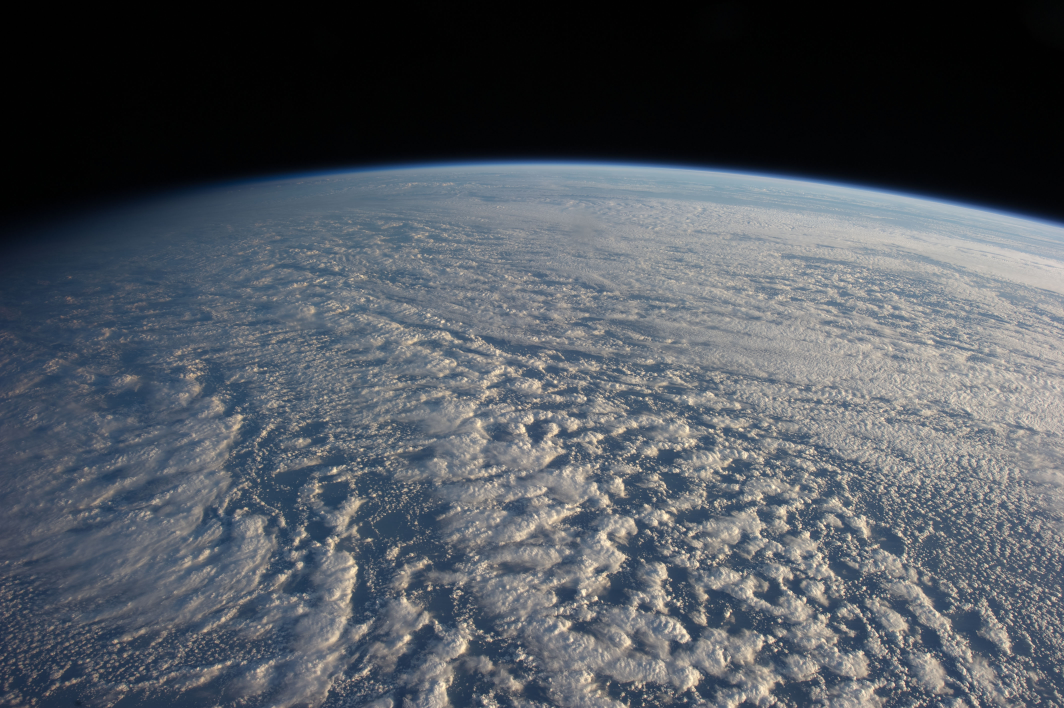
//> input picture horizon1.jpg, 4256 x 2832 px (shown at 1/4 size)
$ ./Horizon   (built with g++ and OpenCV 4)
//> lines starting //> are read from the running program, lines starting //| are printed output that depends on the picture; after the words box and inside, x2 and y2 are one past the last pixel; in counts of white or black regions, pixels touching at a corner belong together
/*
  COMP27112 - EX4
  Horizon Detection

  by Matt Walton, c10360mw
*/

#include <stdio.h>
#include <math.h>
#include <opencv2/core/core.hpp>
#include <opencv2/highgui/highgui.hpp>

#include <opencv2/imgproc/imgproc.hpp>
#include "Functions.hpp" // just move these to another file


cv::Mat orig_image, grey_image, edge_image, hough_image, horizon_image;
static int blur = 25;
static int canny_min = 50;
static int canny_max = 125;

static double max_size = 800;

static double rho = 2;
static double theta = CV_PI/180;
static int threshold = 53;
static int minLen = 100;
static int maxGap = 10;

void draw_horizon(cv::vector<cv::Point> points)
{
  // fit a quadratic polynomial to it
  cv::vector<double> coeffs = fitPoly(points, 2);

  // draw our predicted horizon
  // going to go across the screen with jumps of 5
  horizon_image = orig_image.clone();

  for (int x=0; x<horizon_image.cols; x+=2)
  {
    cv::circle(horizon_image, pointAtX(coeffs, x), 2, cv::Scalar(0, 255, 0));
  }

  imshow("horizon_image", horizon_image);
}

void hough(int pos, void*)
{
  cv::vector<cv::Vec4i> lines;
  cv::HoughLinesP(edge_image, lines, rho, theta, threshold, minLen, maxGap);

  hough_image = orig_image.clone();

  // filter vertical lines

  printf("Number of lines: %d\n", lines.size());

  for (int i=0; i<lines.size(); i++)
  {
    cv::Vec4i l = lines[i];
    if (abs(l[3] - l[1]) > abs(l[2] - l[0]))
    {
      lines.erase(lines.begin() + i);
    }
  }

  // draw lines & create vector of points
  cv::vector<cv::Point> points;

  for (int i=0; i<lines.size(); i++)
  {
    cv::Vec4i l = lines[i];
    cv::Point p1 = cv::Point(l[0], l[1]);
    cv::Point p2 = cv::Point(l[2], l[3]);

    cv::line(hough_image, p1, p2, cv::Scalar(0, 0, 255), 2, CV_AA);
    points.push_back(p1);
    points.push_back(p2);
  }

  imshow("hough_image", hough_image);

  draw_horizon(points);
}

void edge_detect(int, void*)
{
  // make sure we have a valid blur
  if (blur % 2 == 0)
    blur++;

  // blur
  cv::GaussianBlur(grey_image, edge_image, cv::Size(blur, blur), 0);
  cv::Canny(edge_image, edge_image, canny_min, canny_max);
  cv::imshow("edge_image", edge_image);

  // hough transformation


  hough(0, NULL);

}

int main(int argc, char** argv)
{
  char* imageName = "horizon1.jpg";
  if (argc > 1)
    imageName = argv[1];

  if (argc > 3)
  {
    canny_min = atoi(argv[2]);
    canny_max = atoi(argv[3]);
  }

  printf("OpenCV version: %d.%d\n", CV_MAJOR_VERSION, CV_MINOR_VERSION);

  printf("ang: %lf\n", (double)atan2(9, 10));
  // load and convert to grayscale
  orig_image = cv::imread(imageName, CV_LOAD_IMAGE_COLOR);
//> orig_image is the input picture: 2832 rows x 4256 cols, CV_8UC3; mean B, G, R 93.5, 86.6, 81.2


  if (orig_image.data == NULL)
    printf("Failed to load %s!\n", imageName);
  else
  {
    // rescale image

    double scale = 1.0;

    if (orig_image.cols > orig_image.rows)
    {
      if (orig_image.cols > max_size)
        scale = max_size / (double)orig_image.cols;
//> scale = 0.188
    }
    else
      if (orig_image.rows > max_size)
      {
        scale = max_size / (double)orig_image.rows;
      }

    cv::resize(orig_image, orig_image, cv::Size(0, 0), scale, scale);
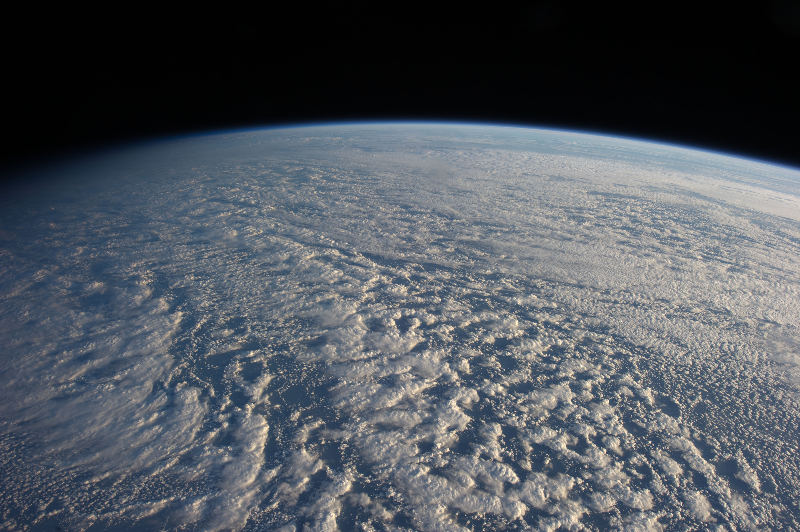
//> orig_image: 532 rows x 800 cols, CV_8UC3; mean B, G, R 93.4, 86.5, 81.1

    cv::cvtColor(orig_image, grey_image, CV_BGR2GRAY);
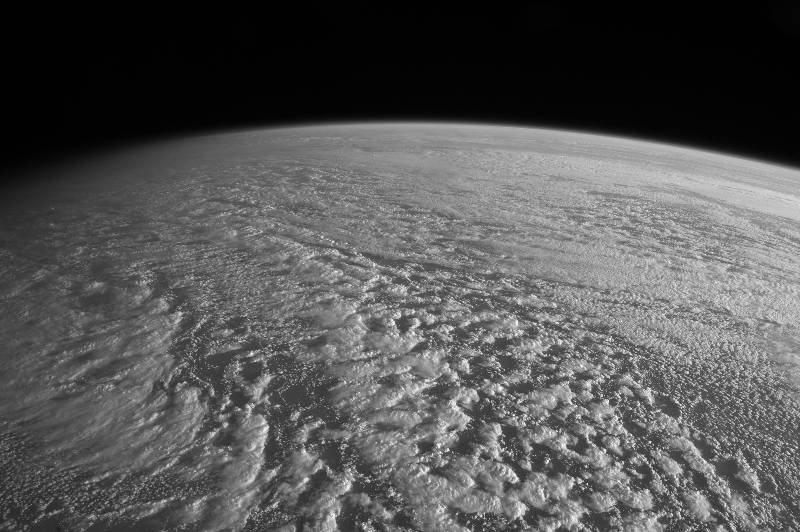
//> grey_image: 532 rows x 800 cols, CV_8UC1; min 0, max 251, mean 85.6

    cv::namedWindow("original_image", CV_WINDOW_AUTOSIZE);
    cv::imshow("original_image", orig_image);

    cv::namedWindow("edge_image", CV_WINDOW_AUTOSIZE);
    cv::createTrackbar("blur", "edge_image", &blur, 51, &edge_detect, NULL);
    cv::createTrackbar("canny_min", "edge_image", &canny_min, 200, &edge_detect, NULL);
    cv::createTrackbar("canny_max", "edge_image", &canny_max, 200, &edge_detect, NULL);

    cv::namedWindow("hough_image", CV_WINDOW_AUTOSIZE);

    cv::createTrackbar("threshold", "hough_image", &threshold, 200, &hough, NULL);
    cv::createTrackbar("minLen", "hough_image", &minLen, 300, &hough, NULL);
    cv::createTrackbar("maxGap", "hough_image", &maxGap, 300, &hough, NULL);


    cv::namedWindow("horizon_image", CV_WINDOW_AUTOSIZE);

    edge_detect(0, NULL);
//> in edge_detect, `cv::GaussianBlur(grey_image, edge_image, cv::Size(blur, blur), 0);`:
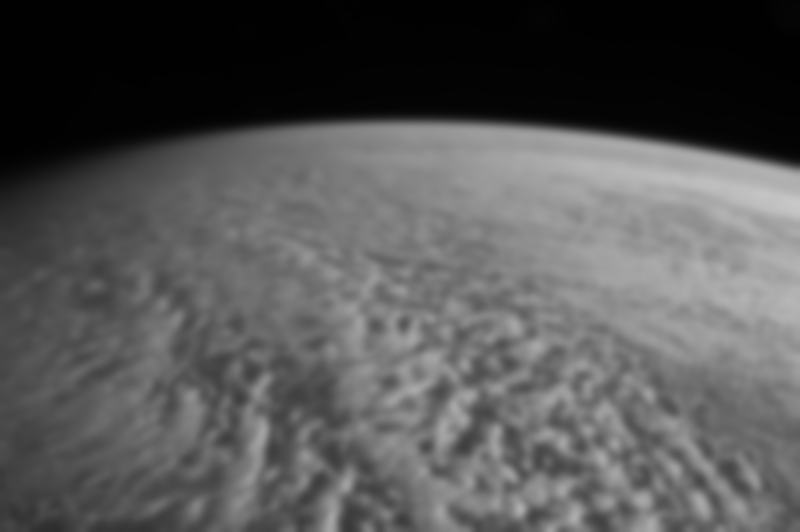
//> edge_image: 532 rows x 800 cols, CV_8UC1; min 1, max 200, mean 85.6
//> in edge_detect, `cv::Canny(edge_image, edge_image, canny_min, canny_max);`:
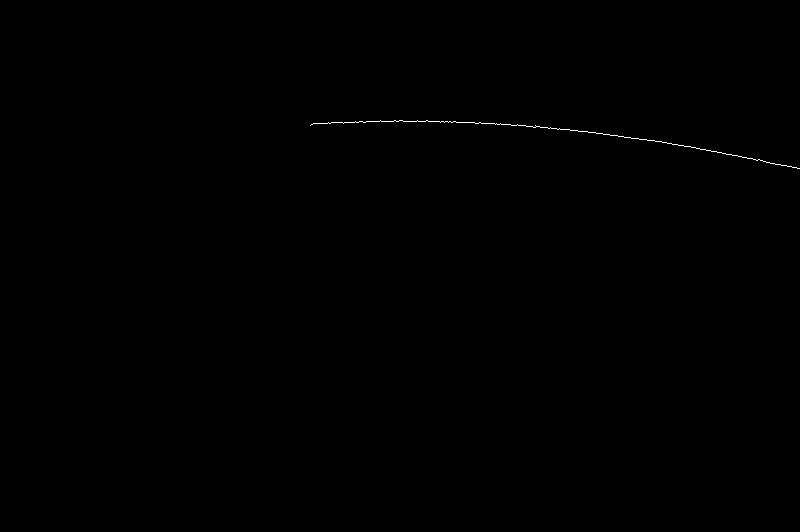
//> edge_image: 532 rows x 800 cols, CV_8UC1; 0.12% white in thin lines or dots, all inside (x1, y1, x2, y2) = (310, 120, 800, 169)
//> in hough, `cv::HoughLinesP(edge_image, lines, rho, theta, threshold, minLen, maxG..`: lines = 2 lines (x1, y1, x2, y2): [417, 120, 550, 127], [652, 140, 799, 168]
//| Number of lines: 2
//> the loop in hough, `for (int i=0; i<lines.size(); i++)` made 2 passes
//> the loop in hough, `for (int i=0; i<lines.size(); i++)` made 2 passes
//> after the loop in hough, `for (int i=0; i<lines.size(); i++)`:
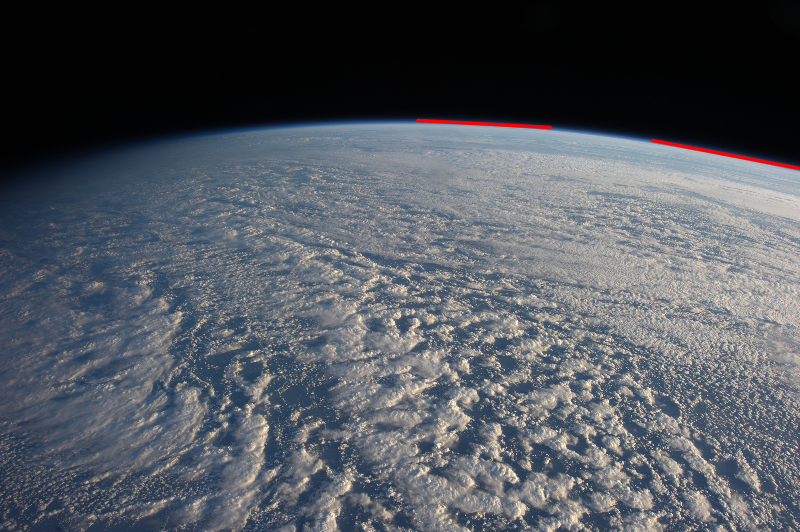
//> hough_image: 532 rows x 800 cols, CV_8UC3; 0.34% of pixels changed, all inside (x1, y1, x2, y2) = (415, 118, 800, 171)
//> (the run ends here: the program needs code that is not available in this run, at `cv::vector<double> coeffs = fitPoly(points, 2);`)
